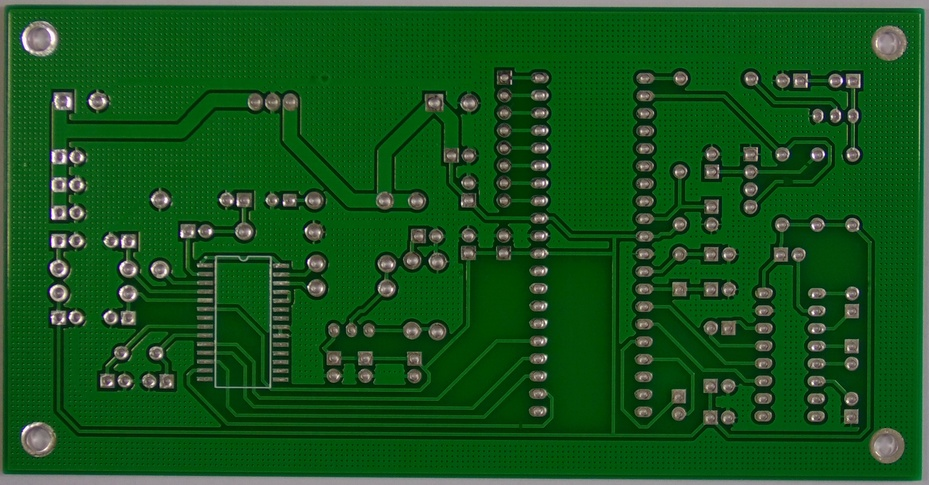
#> input picture PCB_DATASET/images/Open_circuit/01_open_circuit_11.jpg, 929 x 485 px, shrunk from 3034 x 1586 before the run; its folder holds 4 pictures in this run
$ python rotate.py
#> lines starting #> are read from the running program, lines starting #| are printed output that depends on the picture
"""
PCB 缺陷图像数据增强：对指定类别文件夹中的 JPG 做小幅随机旋转。

整体流程：
  - 变量 file 表示缺陷类别名（当前为 Open_circuit），据此拼出「原图目录」与「旋转后输出目录」。
  - 遍历原图目录下所有 .jpg，对每张图在 [-10°, 10°] 内随机取一个整数角度。
  - 调用 rotate_bound_white_bg：在旋转时扩大画布以容纳完整图像，空白区域用固定灰背景色填充，
    避免裁切掉边角像素。
  - 将旋转结果写入「类别名_rotation」目录；同时在「类别名_angles.txt」中追加一行，
    记录「文件名、制表符、角度」，便于后续与标签或训练脚本对齐。

使用前请根据本机环境修改 path1/path2 中的根路径；若需在 Windows 下运行，路径分隔与
glob 模式也可能需要一并调整。
"""
import cv2
from math import *
import numpy as np
import random
import os
import glob as gb

def rotate_bound_white_bg(image, angle):
    # 读取图像高宽，并计算中心点坐标
    (h, w) = image.shape[:2]
    (cX, cY) = (w // 2, h // 2)

    # 获取 2D 旋转矩阵（角度取负以实现顺时针旋转），并取出 sin、cos（矩阵中的旋转分量）
    M = cv2.getRotationMatrix2D((cX, cY), -angle, 1.0)
    cos = np.abs(M[0, 0])
    sin = np.abs(M[0, 1])

    # 计算旋转后外接矩形的新宽高
    nW = int((h * sin) + (w * cos))
    nH = int((h * cos) + (w * sin))

    # 修正旋转矩阵的平移项，使图像围绕新画布中心旋转
    M[0, 2] += (nW / 2) - cX
    M[1, 2] += (nH / 2) - cY

    # 仿射变换完成旋转并返回；borderValue 为填充背景色 (B,G,R)
    # 可选：不指定 borderValue 时默认用黑边填充，可改用下面一行
    # return cv2.warpAffine(image, M, (nW, nH))
    return cv2.warpAffine(image, M, (nW, nH),borderValue=(143,148,151))

file="Open_circuit"
f=open(file+'_angles.txt','a')
out_name=[]
path1 = "/home/weapon/Desktop/PCB_DATASET/"+file
# 调试用：print(path1)
path2 = "/home/weapon/Desktop/PCB_DATASET/"+file+"_rotation"
# 调试用：print(path2)
paths = gb.glob(path1+"/*.jpg")
# 调试用：print(paths)
for path in paths:
    file_name=path.split('/')[-1].split('.')[-2]
    # 调试用：print(file_name)
    angle=random.randint(-10,10)
    img = cv2.imread(path)
#> img is the input picture: shape (485, 929, 3); mean B, G, R 27.5, 83.6, 21.5

    imgRotation = rotate_bound_white_bg(img, angle)
#> in rotate_bound_white_bg, `return cv2.warpAffine(image, M, (nW, nH),borderValue=(143,148,151))`:
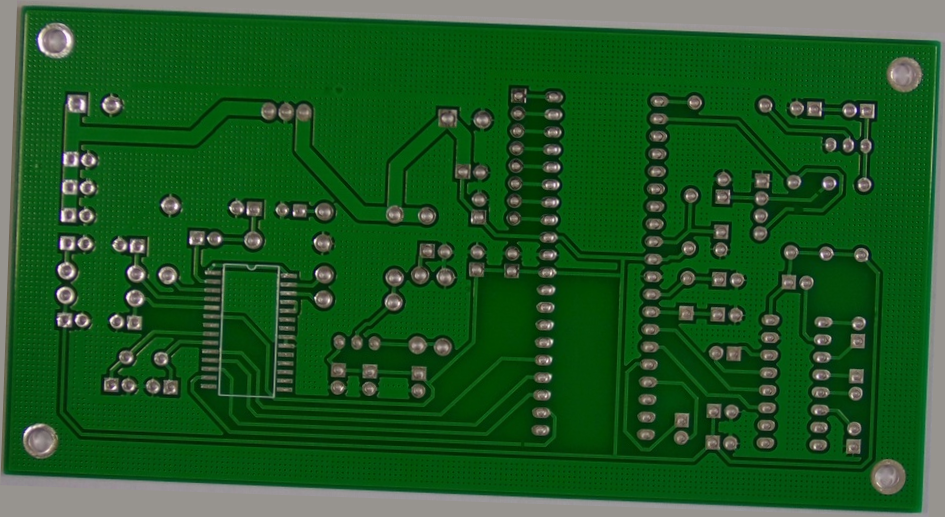
#> returned value: shape (517, 945, 3); mean of channels 0, 1, 2 36.5, 88.6, 31.6; drawn as B, G, R

	# 调试用：print(angle)
    f.write(str(file_name) + '\t' +  str(angle) + '\n')
    cv2.imwrite(path2+"/"+file_name+".jpg",imgRotation)
#> pass 2 of the loop `for path in paths:`:
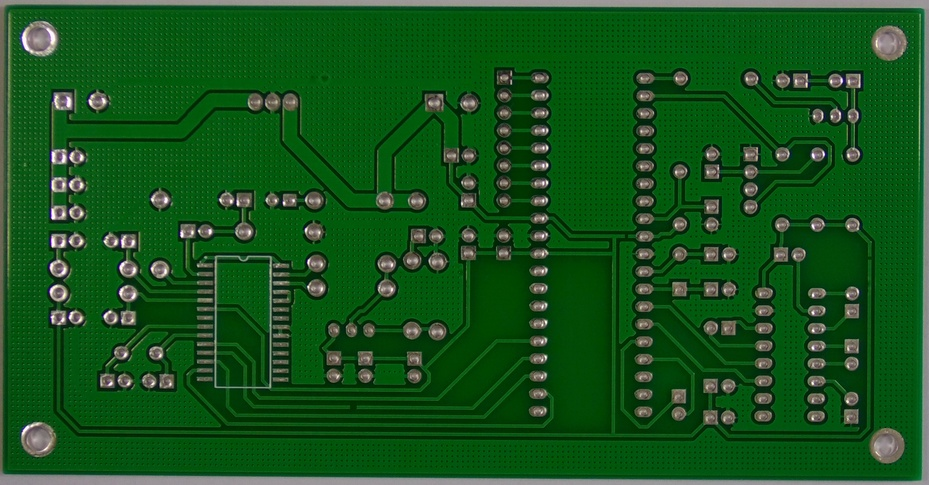
#> input picture PCB_DATASET/images/Open_circuit/01_open_circuit_14.jpg, 929 x 485 px, shrunk from 3034 x 1586 before the run
#> img is the input picture: shape (485, 929, 3); mean B, G, R 27.5, 83.6, 21.5
#> in rotate_bound_white_bg (call 2), `return cv2.warpAffine(image, M, (nW, nH),borderValue=(143,148,151))`:
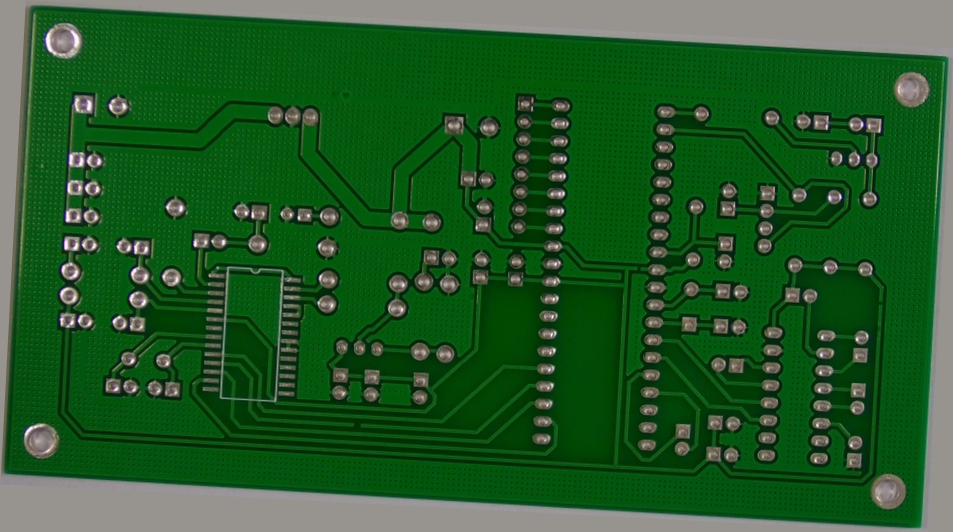
#> returned value: shape (532, 953, 3); mean of channels 0, 1, 2 40.4, 90.7, 35.9; drawn as B, G, R
#> pass 3 of the loop `for path in paths:`:
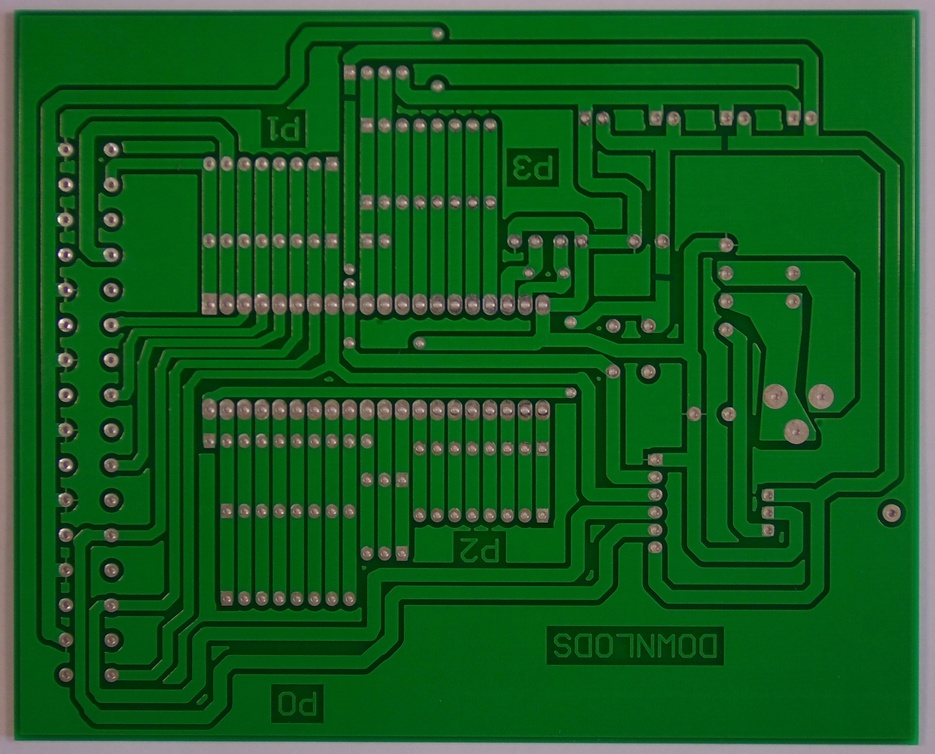
#> input picture PCB_DATASET/images/Open_circuit/04_open_circuit_09.jpg, 935 x 754 px, shrunk from 3056 x 2464 before the run
#> img is the input picture: shape (754, 935, 3); mean B, G, R 30.9, 91.2, 20
#> in rotate_bound_white_bg (call 3), `return cv2.warpAffine(image, M, (nW, nH),borderValue=(143,148,151))`:
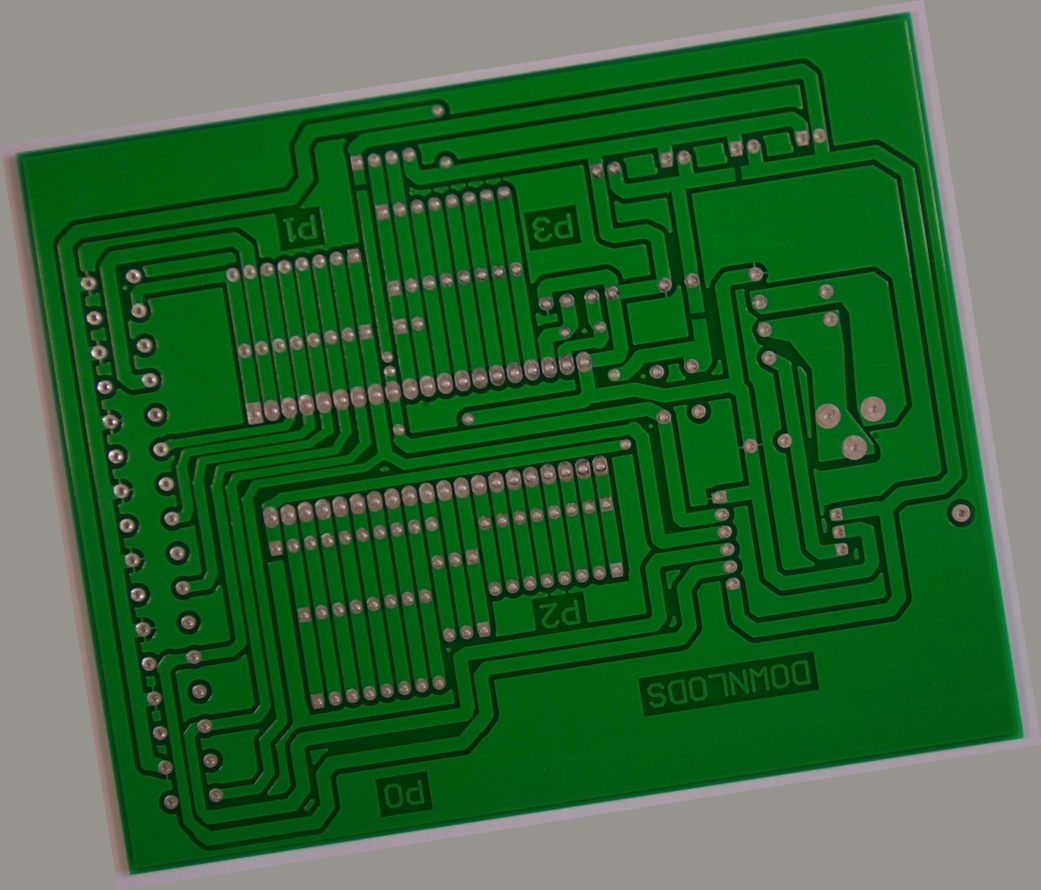
#> returned value: shape (890, 1041, 3); mean of channels 0, 1, 2 57.7, 104.8, 51.3; drawn as B, G, R
#> the loop made 4 passes; the first 3 are shown
	# 调试用：显示原图与旋转结果（需取消下面三行注释）
	#cv2.imshow("img",img)
	#cv2.imshow("imgRotation",imgRotation)
	#cv2.waitKey(0)
